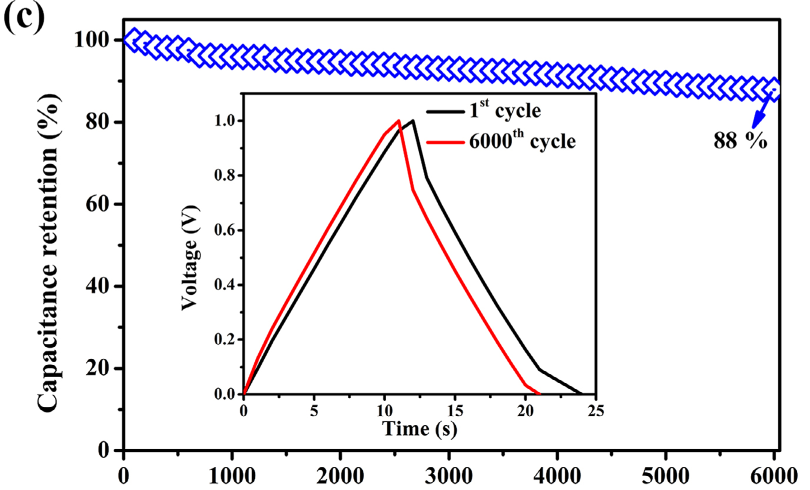
#> input picture 保持率达标研究_v3_主线与近优组合_20261030/第八轮_原文补证与双电极曲线/RPPAC_Fig8c_panel.png, 1620 x 980 px (shown at 1/2 size)
$ python extract_rppac_curve_v4.py
#> lines starting #> are read from the running program, lines starting #| are printed output that depends on the picture; after the words box and inside, x2 and y2 are one past the last pixel; in counts of white or black regions, pixels touching at a corner belong together
"""Local originalPDF hollow-diamond curve; no sparse-line densification."""
from pathlib import Path
import hashlib,json,sys
import numpy as np
from PIL import Image,ImageDraw
ROOT=Path(__file__).resolve().parents[1];OUT=ROOT/'保持率达标研究_v3_主线与近优组合_20261030/第八轮_原文补证与双电极曲线'
def sha(p):return hashlib.sha256(Path(p).read_bytes()).hexdigest()
def main():
 assert not(OUT/'rppac_curve_candidate.json').exists(),'Do not overwrite extracted evidence'
 image=Image.open(OUT/'RPPAC_Fig8c_panel.png').convert('RGB');a=np.array(image);r,g,b=(a[:,:,i].astype(float)for i in range(3));mask=(b>110)&(b>1.5*r)&(b>1.2*g);mask[:52]=False;mask[210:]=False;mask[:,:250]=False;mask[:,1560:]=False
#> in main, image is the input picture: PIL image 1620x980 RGB; mean R, G, B 235.6, 234.3, 239.4
#> after `r, g, b = (a[:, :, i].astype(float) for i in range(3))`:
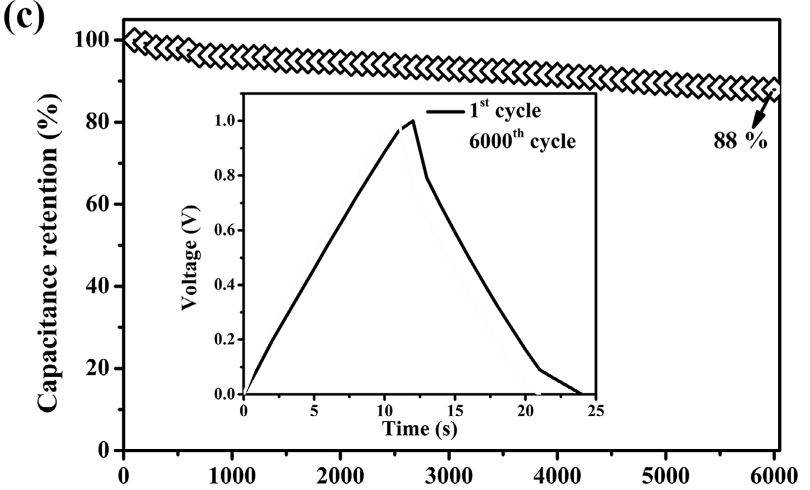
#> r: shape (980, 1620) float64 (shown at 1/2 size); min 0, max 255, mean 235.6
#> after `r, g, b = (a[:, :, i].astype(float) for i in range(3))`:
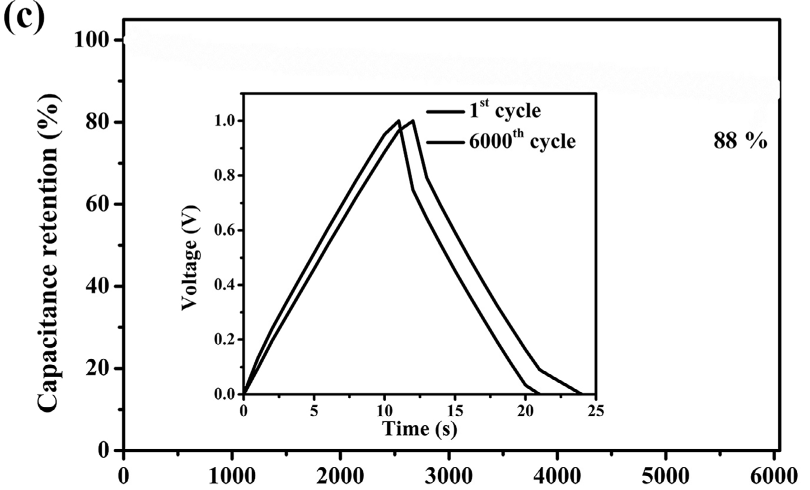
#> b: shape (980, 1620) float64 (shown at 1/2 size); min 0, max 255, mean 239.4
#> after `mask = (b > 110) & (b > 1.5 * r) & (b > 1.2 * g)`:
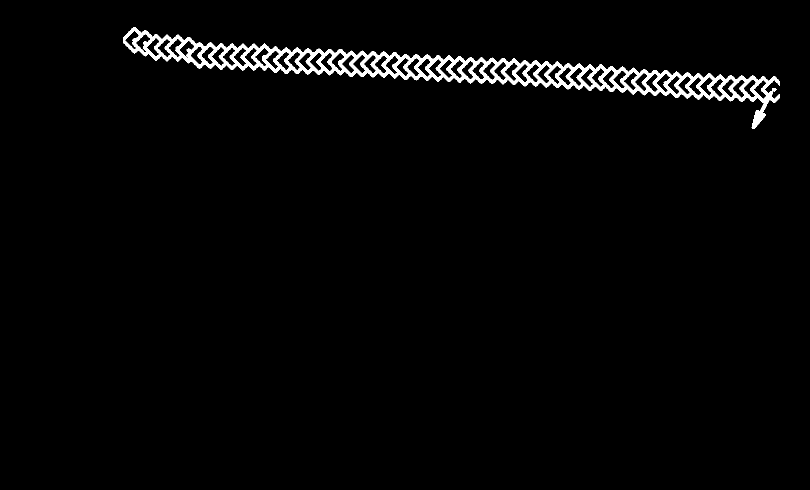
#> mask: shape (980, 1620) bool (shown at 1/2 size); 2.2% white; 2 white regions, box (x1, y1, x2, y2) and area: (247, 54, 1560, 258) 34327, (1544, 176, 1553, 183) 46
#> after `mask[210:] = False`:
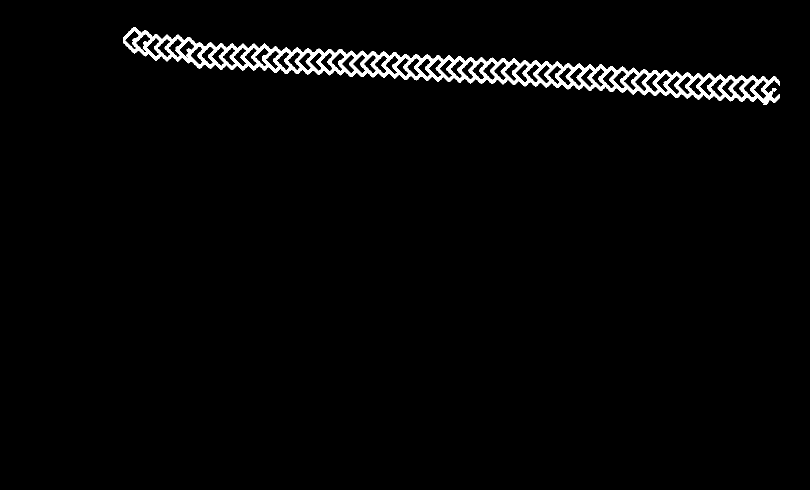
#> mask: shape (980, 1620) bool (shown at 1/2 size); 2.1% white; 2 white regions, box (x1, y1, x2, y2) and area: (247, 54, 1560, 210) 33676, (1544, 176, 1553, 183) 46
#> after `mask[:, :250] = False`: mask: shape (980, 1620) bool; 2.1% white; 2 white regions, box (x1, y1, x2, y2) and area: (250, 54, 1560, 210) 33633, (1544, 176, 1553, 183) 46
 top=np.full(image.width,np.nan)
 for x in range(250,1558):
  yy=np.flatnonzero(mask[:,x])
  if len(yy):top[x]=yy.min()
 candidates=[]
 for x in range(252,1556):
  if not np.isfinite(top[x-1:x+2]).all():continue
  if top[x]>top[x-1]or top[x]>top[x+1]:continue
  lo=max(250,x-12);hi=min(1558,x+13)
  if min(np.nanmax(top[lo:x+1]),np.nanmax(top[x:hi]))-top[x]<2:continue
  candidates.append(x)
#> after the loop, candidates = 258 values from 263 to 1550
 selected=[]
 for x in sorted(candidates,key=lambda x:(top[x],x)):
  if all(abs(x-z)>=15 for z in selected):selected.append(x)
#> this loop made 258 passes
#> x on passes 1 to 3: 267, 268, 269
#> after the loop, selected = 60 values from 267 to 1546
 selected.sort();points=[];x0=247.;xN=1549.;y0=900.5;y100=79.5;N=6000;dx=(xN-x0)/N;bound=3/(y0-y100)*100
 for x in selected:
  yy,xx=np.where(mask[:,x-1:x+2]);px=float(x);py=float((yy.min()+yy.max())/2);n=(px-x0)/dx;v=(y0-py)/(y0-y100)*100
  points.append(dict(marker_index=len(points),x_px=px,y_px=py,cycle_coordinate=n,cycle_lower=max(0,n-3/dx),cycle_upper=n+3/dx,retention_pct=v,reading_interval_pp=[v-bound,v+bound],reading_bound_pp=bound,pixel_count=len(xx),sampling_mode='actual_hollow_diamond_centre_top_vertex_and_vertical_extrema'))
#> this loop made 60 passes
#> (x, px, py, n, v) on passes 1 to 12: (267, 267, 80, 92.17, 99.94), (289, 289, 86, 193.5, 99.21), (309, 309, 94.5, 285.7, 98.17), (333, 333, 95.5, 396.3, 98.05), (355, 355, 95.5, 497.7, 98.05), (376, 376, 100, 594.5, 97.5), (397, 397, 110.5, 691.2, 96.22), (419, 419, 110.5, 792.6, 96.22), (440, 440, 113, 889.4, 95.92), (463, 463, 113, 995.4, 95.92), (485, 485, 113.5, 1096.8, 95.86), (507, 507, 113.5, 1198.2, 95.86)
#> after the loop, points = 60 items
 assert len(points)>=40 and points[-1]['cycle_coordinate']>=.97*N
 last=points[-1];consistent=last['reading_interval_pp'][0]-.1<=88<=last['reading_interval_pp'][1]+.1;windows=[]
#> after `last = points[-1]`: last = 11 items
#> after `consistent = last['reading_interval_pp'][0] - 0.1 <= 88 <= last['readi`: consistent = True
 for f in[.1,.2]:
  ps=[p for p in points if p['cycle_upper']<=f*N];windows.append(dict(fraction=f,early_markers=len(ps),eligible_by_point_count=len(ps)>=3,marker_indices=[p['marker_index']for p in ps],maximum_early_retention_reading_bound_pp=max([p['reading_bound_pp']for p in ps],default=None)))
#> after the loop, windows = 2 items
 q=dict(curve_id='local_curve_v3c:candidate:V05:002',endpoint_id='candidate:V05:002',sample_name='RPPAC-0.25-850',source_family='doi:10.1002/est2.70547',system='2E',target_cycle_count=N,author_retention_pct=88,author_label_relation='approximately_author_rounded',features=dict(cycle_count=N,reported_current_A_g=10,electrolyte='H2SO4',concentration_mol_L=1,cycle_voltage_lower_V=0,cycle_voltage_upper_V=1,BET_m2_g=553),conditions=dict(configuration='symmetric_two_electrode',protocol_source='PDFp4section2.4; CV0..1V andGCD same window; stabilityGCD6000at10A/g',target_source='PDFp13 andFig8c; initial author reference, exactcycleindex unknown',reported_current_mass_basis='unknown_not_inferred_from_2I_capacitance_formula',baseline_cycle_index=None,not_retention_targets={'energy_density_pct':49,'power_density_pct':141}),figure_path=(OUT/'RPPAC_Fig8c_panel.png').relative_to(ROOT).as_posix(),figure_sha256=sha(OUT/'RPPAC_Fig8c_panel.png'),original_pdf_path='用户补充文献核验_20261018/pdfs/missing_main_received/U019.pdf',original_pdf_sha256=sha(ROOT/'用户补充文献核验_20261018/pdfs/missing_main_received/U019.pdf'),panel_provenance=dict(figure='Fig8c',pdf_page=12,embedded_image='RPPAC_PDFp12_Im0.png',crop_rect=[220,850,1840,1830]),calibration=dict(x0=x0,x6000=xN,y0=y0,y100=y100,pixel_bound=3,colour='blue',method='Actual hollow diamonds via top-vertex local minima, centreY from vertical extrema. Not added connecting-line samples.'),first_plotted_reference=None,points=points,window_availability=windows,endpoint_consistent_with_graph_bound=consistent,training_eligible_pending_visual_review=False,genuinely_new_external_source=False,new_formal_cycle_admission=False,old_endpoint_label_changed=False)
 (OUT/'rppac_curve_candidate.json').write_bytes((json.dumps(q,ensure_ascii=False,indent=2)+'\n').encode('utf8'));overlay=image.copy();d=ImageDraw.Draw(overlay)
 for p in points:d.rectangle((p['x_px']-2,p['y_px']-2,p['x_px']+2,p['y_px']+2),outline='cyan')
 for f,c in[(.1,'green'),(.2,'purple')]:x=x0+f*(xN-x0);d.line((x,45,x,200),fill=c,width=2)
 overlay.save(OUT/'rppac_curve_overlay.png');print('Actual markers',len(points),'last',last,'windows',windows,'endpoint_consistent',consistent)
#> (the run stopped early here; a loop or call above may not have finished)
